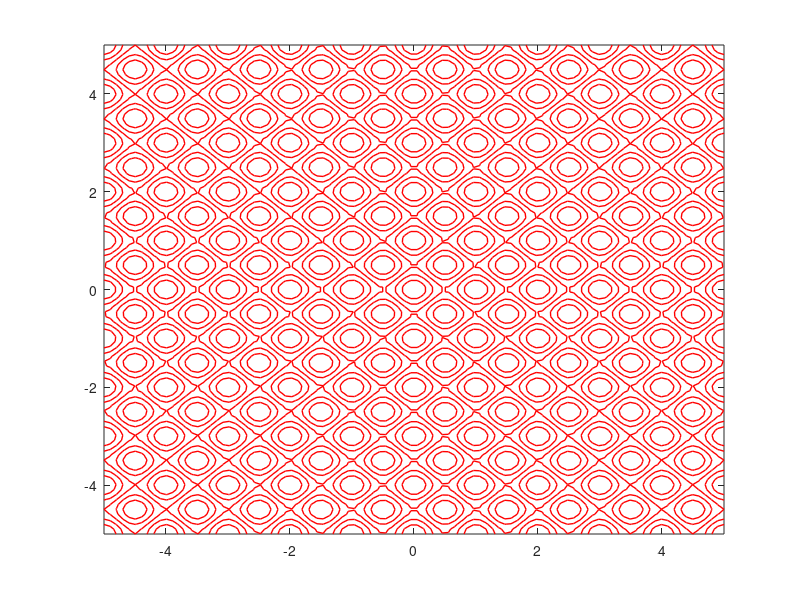

Recreate this plot in MATLAB. (Note: this script raises an error after producing the figure.)
%GENETIC ALGORITHM TO SOLVE RATSTRIGIN FUNCTION
clc; clear all; close all
tic
disp('Program for GA is running....')
hh=waitbar(0,'Please wait the program for GA is running.....');
%% function and side constraints definition

f=@(x) 10*2+(x(1)^2-10*cos(2*pi*x(1)))+(x(2)^2-10*cos(2*pi*x(2)));
%here f(x) and f(xp) gives the same  value
%-5<=x1<=5; -5<=x2<=5    These are the bounds which can be converted to
% 0<=x1'<=10 and  0<=x2'<=10; where x1'=x1+5;   x2'=x2+5;
g1=@(xp) -xp(1); g2=@(xp) xp(1)-10; g3=@(xp) -xp(2); g4=@(xp) xp(2)-10;
r=10^6;
PHI=@(xp) f(xp-5)+r*(max(0,g1(xp))^2+max(0,g2(xp))^2+max(0,g3(xp))^2+max(0,g4(xp))^2);
%x=xp-5
%% START  //CREATE AND INITIAL SWARM. HERE CALCULATION IS DONE USING XP....
%%AND LATER CHANGED TO X ORIGINAL VARIABLE
x1=linspace(-5,5,100); x2=linspace(-5,5,100);
[X1,X2]=meshgrid(x1,x2);
objecfun=10*2+(X1^2-10*cos(2*pi*X1))+(X2^2-10*cos(2*pi*X2));
contour(X1,X2,objecfun,5,'r','linewidth',1)
for globitr=1:3

%% create and initial population of 20 populations or chromosomes
num=20; Nmaxiter=100; precision=.001;
rng('shuffle'); var_p=rand(num,2)*10; %10 is the maximum of DV
var_orig=var_p-5;
syms m
bits_num=round(double(solve(2^m==(10-0)/(precision)+1,m)));  %number of bits required for accuracy of 0.01

%create Pseudo-objective function for exterior penalty approach for side
%constraints and then find the fitness
totitern=0; N1=0; N2=0; N3=0; repeat_convrg=15; epstol=1e-10;
disp(' ')
disp('itr     x1          x2          fval')
while 1
    totitern=totitern+1;
    for itr=1:num;  funval(itr)=PHI(var_p(itr,:)); itr=itr+1; end
    Fbar=max(funval);  fitness=Fbar-funval; Fsum=sum(fitness);
    opt_DV(totitern,:)=var_orig(find(funval==min(funval),1),:);  opt_funval(totitern)=f(opt_DV(totitern,:));
    fprintf('\n%d    %f     %f    %f\n', totitern,opt_DV(totitern,1),opt_DV(totitern,2),opt_funval(totitern));
    po=sort(fitness,'descend') ;  %arrange the chromosomes according to the fitness values
    
    X(:,:,totitern)=var_p;
    %%  printing values and plotting the updated figures
    subplot(1,2,1);  scatter(opt_DV(:,1),opt_DV(:,2),'filled','MarkerEdgeColor','b','MarkerFaceColor','r','LineWidth',1.5);
        strtxt1=['Optimum Values untill k= ' num2str(totitern) ' iteration' ]; diprnt1=text(-2,4.1,strtxt1);  set(diprnt1,'Fontsize',11,'Fontweight','bold','Fontangle','italic')
  title('All optimum values of Rastrigin function untill kth iteration using GA',...
    'FontName','Times','Fontsize',14,'FontWeight','bold');
xlabel('x1','FontName','Times','Fontsize',14,'FontWeight','bold');
ylabel('x2','FontName','Times','Fontsize',14,'FontWeight','bold');
    axis([-5 5 -5 5]); grid on
        ax=gca;
set(ax,'FontName','Times','Fontsize',12,'FontWeight','bold','Fontangle','italic');
set(gcf,'color',[1 1 1])
box on
     subplot(1,2,2);        
     scatter(X(:,1,totitern)-5,X(:,2,totitern)-5,'filled','MarkerEdgeColor','b','MarkerFaceColor','r','LineWidth',1.5);
       
       title('Optimization of Rastrigin function during kth iteration using GA',...
    'FontName','Times','Fontsize',14,'FontWeight','bold');
xlabel('x1','FontName','Times','Fontsize',14,'FontWeight','bold');
ylabel('x2','FontName','Times','Fontsize',14,'FontWeight','bold');
     
     strtxt1=['Optimum Values for']; diprnt1=text(2.2,3.7,strtxt1);  set(diprnt1,'Fontsize',12,'Fontweight','bold','Fontangle','italic')
     strtxt2=['iteration, k= ' num2str(totitern)]; diprnt2=text(2.2,3.7-.4,strtxt2);  set(diprnt2,'Fontsize',11,'Fontweight','bold','Fontangle','italic')
    strtxt3=['x1= ' num2str(opt_DV(totitern,1))]; diprnt3=text(2.2,2.8,strtxt3);  set(diprnt3,'Fontsize',11,'Fontweight','bold','Fontangle','italic')
    strtxt4=['x2= ' num2str(opt_DV(totitern,2))]; diprnt4=text(2.2,2.5,strtxt4);  set(diprnt4,'Fontsize',11,'Fontweight','bold','Fontangle','italic')
    strtxt5=['fmin= ' num2str(opt_funval(totitern))]; diprnt5=text(2.2,2.2,strtxt5);  set(diprnt5,'Fontsize',11,'Fontweight','bold','Fontangle','italic')
    timdnw=toc; strtxt6=['Ellapsed time= ' num2str(timdnw) 'secs']; diprnt6=text(2.2,1.9,strtxt6);  set(diprnt6,'Fontsize',11,'Fontweight','bold','Fontangle','italic')
    
    axis([-5 5 -5 5]); grid on
    
    ax=gca;
set(ax,'FontName','Times','Fontsize',12,'FontWeight','bold','Fontangle','italic');
set(gcf,'color',[1 1 1])
box on
    
    
    
    
    %% CONVERGENCE CRITERIA  using the maximum number of iterations, function convergence
    %convergence for maximum number of iterations
    if totitern>=Nmaxiter; disp('Convergence due to Maximum number of iterations!'); break; end
    
    %% convergence with absolute change in objective function
    if totitern>=2
        
        deltafun=opt_funval(totitern)-opt_funval(totitern-1);
        if abs(deltafun)>epstol; N1=0;
        else
            N1=N1+1; if N1>=repeat_convrg; disp('convergence due to absolute change in objective function!'); break; end
        end
        
        %% convergence with relative change in objective function
        if (abs(deltafun)/max(abs(opt_funval(totitern)),10^-5))>epstol; N2=0;
        else
            N2=N2+1; if N2>=repeat_convrg; disp('convergence due to relative change in objective function!'); break; end
        end
        
        %% convergence with change in design variables
        deltax=opt_DV(totitern,:)-opt_DV(totitern-1,:);
        if norm(deltax)>epstol; N3=0;
        else
            N3=N3+1; if N3>=repeat_convrg; disp('convergence due to change in design variables!'); break; end
        end
        
    end
    
    
    %% Evaluate fitness
    
    for kk=1:num
        loc(kk)=find(fitness==po(kk),1); chrom(kk,:)=var_p(loc(kk),:); kk=kk+1;
    end
    
   
    %% creating a rouletter wheel based on rank
    R0=0;
    for jjkk=1:num
        rr(jjkk)=2*(num-jjkk+1)/((num+1)*num)  ;  %here num=ns   number of samples
        if jjkk==1; R(jjkk)=R0+rr(jjkk); else R(jjkk)=R(jjkk-1)+rr(jjkk); end
        jjkk=jjkk+1;
        
    end
    %% SELECTION
    %first generate random number to satisfy the probability if Ps
    count=0;
    while(1)
        count=count+1;
        for jjmm=1:2
            rng('shuffle'); selec_rand=rand(1);
            for it=1:(num-1)
                if it==1; if R0<selec_rand<R(it+1); df=chrom(it+1,:);  break; end
                else if R(it)<selec_rand<R(it+1); df=chrom(it+1,:);  break; end; end
                it=it+1;
            end
            parent(jjmm,:)=df; chrom_num(jjmm)=it;
            jjmm=jjmm+1;
            
        end
        
        %% Converting the design variables to binary with the precision 0.001 to select one pair of parents each time
        chromosome1=strcat(num2str(dec2bin(parent(1,1)/precision,bits_num)),num2str(dec2bin(parent(1,2)/precision,bits_num)));
        chromosome2=strcat(num2str(dec2bin(parent(2,1)/precision,bits_num)),num2str(dec2bin(parent(2,2)/precision,bits_num)));
        
        %% CROSSOVER   here first use probaility for corssover
        rng('shuffle'); cross_rand=rand(1);
        if cross_rand<.98
            rng('shuffle'); L=2*bits_num; cutoff=randi(L-1);
            child1=strcat(num2str(chromosome1(1:cutoff)), num2str(chromosome2(cutoff+1:L)));
            child2=strcat(num2str(chromosome2(1:cutoff)), num2str(chromosome1(cutoff+1:L)));
        end
        %% choosing the best child from the crossover of a pair
        cc1=[bin2dec(child1(1:bits_num)), bin2dec(child1(bits_num+1:L))]*precision;
        cc2=[bin2dec(child2(1:bits_num)), bin2dec(child2(bits_num+1:L))]*precision;
        if f(cc1-5)<f(cc2-5); children(count,:)=child1; else children(count,:)=child2; end
        
        if count>=num;  break; end
    end
    
    %% MUTATION    here mutation is performed with very small probability about 0.01
    N=L; M=num; mutrate=.1; mutat=0; nmuts=round(mutrate*N*(M)); original=children;
    for ic=1:nmuts
        rng('shuffle'); ix=ceil(M*rand(1)); rng('shuffle'); iy=ceil(N*rand(1));
        val_01=num2str(children(ix,iy)); be4=children(ix,:);
        children(ix,iy)=num2str(1-str2num(children(ix,iy)));
        aftr=children(ix,:); mutat=mutat+1; ic=ic+1;
        
    end
    
    %% CONVERT BACK TO DECIMAL NUMBER THEN ORIGINAL VARIABLES X
    for itr=1:num
        xxpp(:,itr)=[bin2dec(children(itr,1:bits_num)), bin2dec(children(itr,bits_num+1:L))]*precision;
        itr=itr+1;
    end
    xp(:,:,totitern)=xxpp'; x=(xp-5);
    check1=xp(:,:,totitern);
    
    %% USING ELLTISM FOR COMBINATION OF PARENTS AND CHILDREN AND SELECT THE BEST
    if totitern==1; combine=var_p;
    elseif totitern>=2; combine=xp(:,:,totitern-1);
    end
    
    size(combine);
    for dupitr=1:length(combine); ellite_fun(dupitr)=f(combine(dupitr,:)-5); dupitr=dupitr+1; end
    ellite=sort(ellite_fun);
    
    for  dupitr22=1:5;
        xp((num-7)+dupitr22,:,totitern)=combine(find(ellite_fun==ellite(dupitr22),1),:);
        check=combine(find(ellite_fun==ellite(dupitr22),1),:);
        f(xp((num-7)+dupitr22,:,totitern)-5);
        dupitr22=dupitr22+1;
    end
    var_p= xp(:,:,totitern) ;%var_p=xp;  %10 is the maximum of DV
    var_orig=var_p-5;
    timdnw=toc; strtxt6=['Ellapsed time= ' num2str(timdnw) 'secs']; diprnt6=text(3.2,1.9,strtxt6);  set(diprnt6,'Fontsize',11,'Fontweight','bold','Fontangle','italic')
    
        waitbar((totitern)*globitr/(Nmaxiter*3)); perc=((totitern)*globitr/(Nmaxiter*3))*100;
    waitbar(perc/100,hh,sprintf('%d %% along for total iteration of %d...',perc,Nmaxiter*3));
    
    
end
    subplot(1,2,1);  scatter(opt_DV(totitern-1,1),opt_DV(totitern-1,2),'filled','MarkerEdgeColor','b','MarkerFaceColor','r','LineWidth',1.5);
diprnt1=text(opt_DV(totitern-1,1)+.1,opt_DV(totitern-1,2)+.1,'fmin');  set(diprnt1,'Fontsize',11,'Fontweight','bold','Fontangle','italic')


lth=length(opt_DV(:,1));
globopt(globitr,:)=opt_DV(totitern,:);
globmin(globitr)=opt_funval(totitern);
[globopt(globitr,1)   globopt(globitr,2)   globmin(globitr)]
if globitr>=3
    
break
end
globitr=globitr+1;
end


close(hh)

disp('x1   x2     fmin')
      globopt
            globmin'

    optimum_design=globopt(find(globmin==min(globmin),1),:)
optimum_value=min(globmin)
     scatter(optimum_design(1),optimum_design(2),'filled','MarkerEdgeColor','k','MarkerFaceColor','k','LineWidth',1.5);
diprnt5=text(optimum_design(1)+.1,optimum_design(1)+.1,'fmin');  set(diprnt5,'Fontsize',11,'Fontweight','bold','Fontangle','italic')



toc

